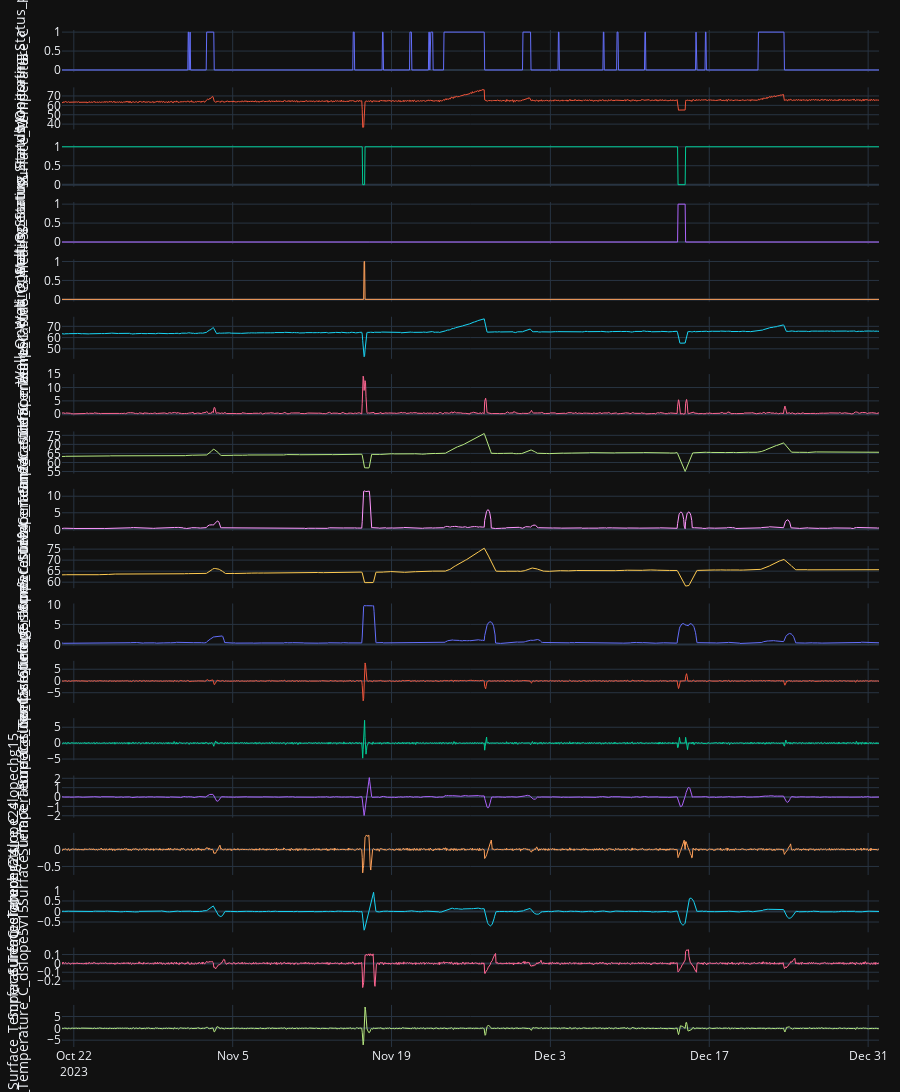

Write notebook code for a chart like this one.
### Code cell
import plotly.graph_objects as go
from plotly.subplots import make_subplots

def plot_sensors(df, height_per_sensor=250):
    """
    Plot each column of df in its own subplot (shared x-axis).

    Parameters
    ----------
    df : pandas.DataFrame
        DateTimeIndex + one numeric column per sensor.
    height_per_sensor : int, optional
        Pixel height allotted to each subplot (default 250).

    Returns
    -------
    fig : plotly.graph_objects.Figure
    """
    n = len(df.columns)                     # <— works for any “n sensors”
    fig = make_subplots(
        rows=n,
        cols=1,
        shared_xaxes=True,
        vertical_spacing=0.015              # tighter spacing
    )

    for i, col in enumerate(df.columns, start=1):
        fig.add_trace(
            go.Scatter(
                x=df.index,
                y=df[col],
                name=col,
                line_width=1
            ),
            row=i,
            col=1
        )
        fig.update_yaxes(title_text=col, row=i, col=1)

    fig.update_layout(
        height=max(400, n * height_per_sensor),   # scale canvas height
        showlegend=False,
        hovermode="x unified",
        margin=dict(t=30, b=30, l=60, r=20)
    )
    return fig

# ------- USAGE -------
plot_df = X_raw.copy()
# y_pred is your array or Series of predictions
plot_df.insert(
    loc=0,
    column='Monitoring_Status_pred',
    value=y_pred
)

#Move the Monitoring_Status_pred to the begining

#plot_df = plot_df.set_index('Timestamp').sort_index()


fig = plot_sensors(plot_df)      # df = your cleaned DataFrame
fig.show()

### Figure 1 — Plotly figure (JSON) as saved in the notebook; plotly's stock layout.template omitted (floating-point values rounded to 4 significant figures; data arrays with more than 128 entries replaced by an {"elided": "..."} marker saying what was removed)
{"data": [{"line": {"width": 1}, "name": "Monitoring_Status_pred", "x": {"elided": "1729 str values"}, "y": {"elided": "1729 int values"}, "type": "scatter", "xaxis": "x", "yaxis": "y"}, {"line": {"width": 1}, "name": "Surface_Temperature_C", "x": {"elided": "1729 str values"}, "y": {"elided": "1729 float values"}, "type": "scatter", "xaxis": "x2", "yaxis": "y2"}, {"line": {"width": 1}, "name": "Well_Operating_Status_Operating", "x": {"elided": "1729 str values"}, "y": {"elided": "1729 int values"}, "type": "scatter", "xaxis": "x3", "yaxis": "y3"}, {"line": {"width": 1}, "name": "Well_Operating_Status_Standby", "x": {"elided": "1729 str values"}, "y": {"elided": "1729 int values"}, "type": "scatter", "xaxis": "x4", "yaxis": "y4"}, {"line": {"width": 1}, "name": "Well_Operating_Status_Startup", "x": {"elided": "1729 str values"}, "y": {"elided": "1729 int values"}, "type": "scatter", "xaxis": "x5", "yaxis": "y5"}, {"line": {"width": 1}, "name": "Surface_Temperature_C_mean5", "x": {"elided": "1729 str values"}, "y": {"elided": "1729 float values"}, "type": "scatter", "xaxis": "x6", "yaxis": "y6"}, {"line": {"width": 1}, "name": "Surface_Temperature_C_std5", "x": {"elided": "1729 str values"}, "y": {"elided": "1729 float values"}, "type": "scatter", "xaxis": "x7", "yaxis": "y7"}, {"line": {"width": 1}, "name": "Surface_Temperature_C_mean15", "x": {"elided": "1729 str values"}, "y": {"elided": "1729 float values"}, "type": "scatter", "xaxis": "x8", "yaxis": "y8"}, {"line": {"width": 1}, "name": "Surface_Temperature_C_std15", "x": {"elided": "1729 str values"}, "y": {"elided": "1729 float values"}, "type": "scatter", "xaxis": "x9", "yaxis": "y9"}, {"line": {"width": 1}, "name": "Surface_Temperature_C_mean24", "x": {"elided": "1729 str values"}, "y": {"elided": "1729 float values"}, "type": "scatter", "xaxis": "x10", "yaxis": "y10"}, {"line": {"width": 1}, "name": "Surface_Temperature_C_std24", "x": {"elided": "1729 str values"}, "y": {"elided": "1729 float values"}, "type": "scatter", "xaxis": "x11", "yaxis": "y11"}, {"line": {"width": 1}, "name": "Surface_Temperature_C_slope5", "x": {"elided": "1729 str values"}, "y": {"elided": "1729 float values"}, "type": "scatter", "xaxis": "x12", "yaxis": "y12"}, {"line": {"width": 1}, "name": "Surface_Temperature_C_slopechg5", "x": {"elided": "1729 str values"}, "y": {"elided": "1729 float values"}, "type": "scatter", "xaxis": "x13", "yaxis": "y13"}, {"line": {"width": 1}, "name": "Surface_Temperature_C_slope15", "x": {"elided": "1729 str values"}, "y": {"elided": "1729 float values"}, "type": "scatter", "xaxis": "x14", "yaxis": "y14"}, {"line": {"width": 1}, "name": "Surface_Temperature_C_slopechg15", "x": {"elided": "1729 str values"}, "y": {"elided": "1729 float values"}, "type": "scatter", "xaxis": "x15", "yaxis": "y15"}, {"line": {"width": 1}, "name": "Surface_Temperature_C_slope24", "x": {"elided": "1729 str values"}, "y": {"elided": "1729 float values"}, "type": "scatter", "xaxis": "x16", "yaxis": "y16"}, {"line": {"width": 1}, "name": "Surface_Temperature_C_slopechg24", "x": {"elided": "1729 str values"}, "y": {"elided": "1729 float values"}, "type": "scatter", "xaxis": "x17", "yaxis": "y17"}, {"line": {"width": 1}, "name": "Surface_Temperature_C_dslope5v15", "x": {"elided": "1729 str values"}, "y": {"elided": "1729 float values"}, "type": "scatter", "xaxis": "x18", "yaxis": "y18"}], "layout": {"xaxis": {"anchor": "y", "domain": [0.0, 1.0], "matches": "x18", "showticklabels": false}, "yaxis": {"anchor": "x", "domain": [0.9586, 1.0], "title": {"text": "Monitoring_Status_pred"}}, "xaxis2": {"anchor": "y2", "domain": [0.0, 1.0], "matches": "x18", "showticklabels": false}, "yaxis2": {"anchor": "x2", "domain": [0.9022, 0.9436], "title": {"text": "Surface_Temperature_C"}}, "xaxis3": {"anchor": "y3", "domain": [0.0, 1.0], "matches": "x18", "showticklabels": false}, "yaxis3": {"anchor": "x3", "domain": [0.8458, 0.8872], "title": {"text": "Well_Operating_Status_Operating"}}, "xaxis4": {"anchor": "y4", "domain": [0.0, 1.0], "matches": "x18", "showticklabels": false}, "yaxis4": {"anchor": "x4", "domain": [0.7894, 0.8308], "title": {"text": "Well_Operating_Status_Standby"}}, "xaxis5": {"anchor": "y5", "domain": [0.0, 1.0], "matches": "x18", "showticklabels": false}, "yaxis5": {"anchor": "x5", "domain": [0.7331, 0.7744], "title": {"text": "Well_Operating_Status_Startup"}}, "xaxis6": {"anchor": "y6", "domain": [0.0, 1.0], "matches": "x18", "showticklabels": false}, "yaxis6": {"anchor": "x6", "domain": [0.6767, 0.7181], "title": {"text": "Surface_Temperature_C_mean5"}}, "xaxis7": {"anchor": "y7", "domain": [0.0, 1.0], "matches": "x18", "showticklabels": false}, "yaxis7": {"anchor": "x7", "domain": [0.6203, 0.6617], "title": {"text": "Surface_Temperature_C_std5"}}, "xaxis8": {"anchor": "y8", "domain": [0.0, 1.0], "matches": "x18", "showticklabels": false}, "yaxis8": {"anchor": "x8", "domain": [0.5639, 0.6053], "title": {"text": "Surface_Temperature_C_mean15"}}, "xaxis9": {"anchor": "y9", "domain": [0.0, 1.0], "matches": "x18", "showticklabels": false}, "yaxis9": {"anchor": "x9", "domain": [0.5075, 0.5489], "title": {"text": "Surface_Temperature_C_std15"}}, "xaxis10": {"anchor": "y10", "domain": [0.0, 1.0], "matches": "x18", "showticklabels": false}, "yaxis10": {"anchor": "x10", "domain": [0.4511, 0.4925], "title": {"text": "Surface_Temperature_C_mean24"}}, "xaxis11": {"anchor": "y11", "domain": [0.0, 1.0], "matches": "x18", "showticklabels": false}, "yaxis11": {"anchor": "x11", "domain": [0.3947, 0.4361], "title": {"text": "Surface_Temperature_C_std24"}}, "xaxis12": {"anchor": "y12", "domain": [0.0, 1.0], "matches": "x18", "showticklabels": false}, "yaxis12": {"anchor": "x12", "domain": [0.3383, 0.3797], "title": {"text": "Surface_Temperature_C_slope5"}}, "xaxis13": {"anchor": "y13", "domain": [0.0, 1.0], "matches": "x18", "showticklabels": false}, "yaxis13": {"anchor": "x13", "domain": [0.2819, 0.3233], "title": {"text": "Surface_Temperature_C_slopechg5"}}, "xaxis14": {"anchor": "y14", "domain": [0.0, 1.0], "matches": "x18", "showticklabels": false}, "yaxis14": {"anchor": "x14", "domain": [0.2256, 0.2669], "title": {"text": "Surface_Temperature_C_slope15"}}, "xaxis15": {"anchor": "y15", "domain": [0.0, 1.0], "matches": "x18", "showticklabels": false}, "yaxis15": {"anchor": "x15", "domain": [0.1692, 0.2106], "title": {"text": "Surface_Temperature_C_slopechg15"}}, "xaxis16": {"anchor": "y16", "domain": [0.0, 1.0], "matches": "x18", "showticklabels": false}, "yaxis16": {"anchor": "x16", "domain": [0.1128, 0.1542], "title": {"text": "Surface_Temperature_C_slope24"}}, "xaxis17": {"anchor": "y17", "domain": [0.0, 1.0], "matches": "x18", "showticklabels": false}, "yaxis17": {"anchor": "x17", "domain": [0.05639, 0.09778], "title": {"text": "Surface_Temperature_C_slopechg24"}}, "xaxis18": {"anchor": "y18", "domain": [0.0, 1.0]}, "yaxis18": {"anchor": "x18", "domain": [0.0, 0.04139], "title": {"text": "Surface_Temperature_C_dslope5v15"}}, "margin": {"t": 30, "b": 30, "l": 60, "r": 20}, "height": 4500, "showlegend": false, "hovermode": "x unified"}}
